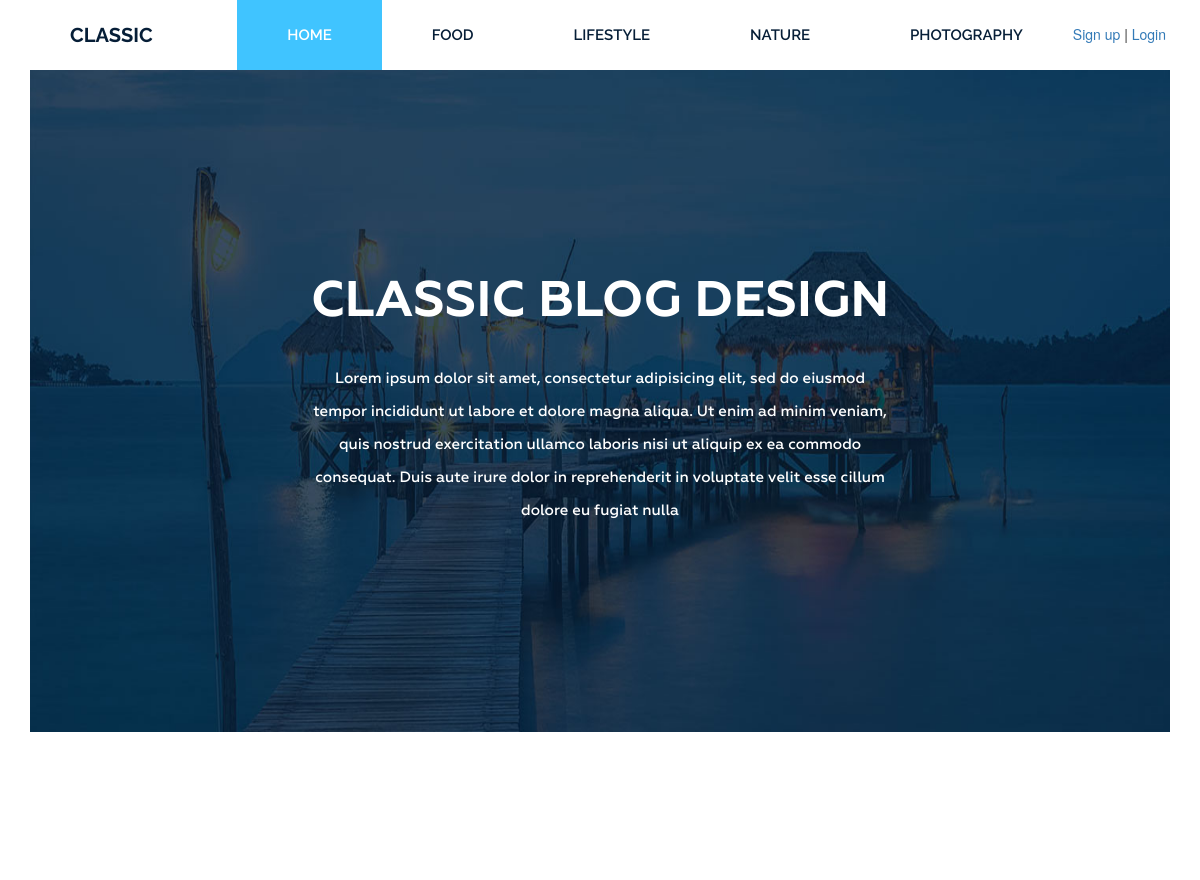
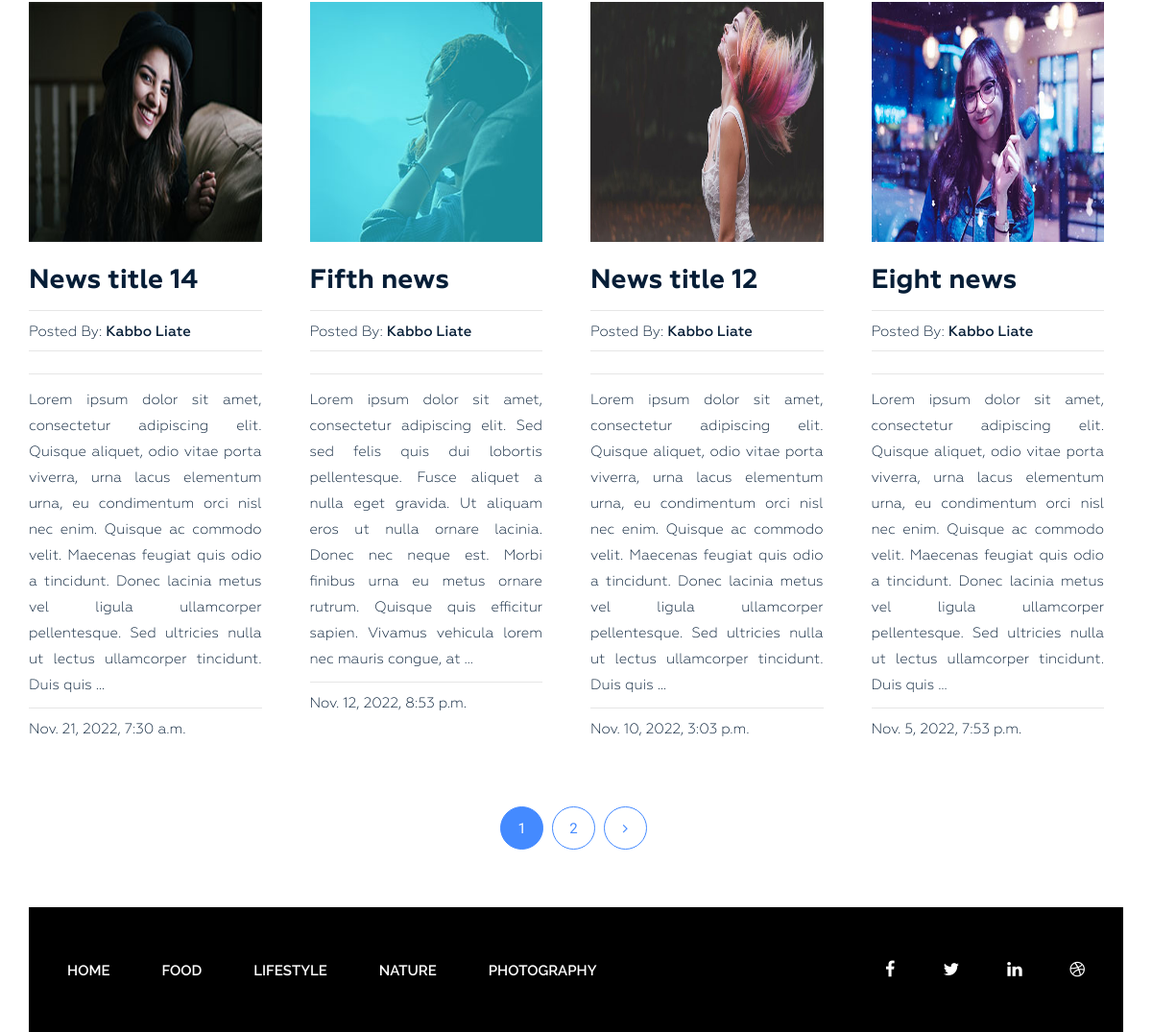
The app's page /category/food/ with its own data (2 pictures, top to bottom).
### blog/models.py (models this page shows, shortened)
class Category(models.Model):
    title = models.CharField(max_length=150, verbose_name='Название')
    slug = models.CharField(max_length=100, unique=True, verbose_name='category_url_slug')
    def __str__(self):
        return self.title
    def get_absolute_url(self):
        return reverse('category', kwargs={'slug': self.slug})
    class Meta:
        ordering = ['title']

class Post(models.Model):
    title = models.CharField(max_length=150, verbose_name='Название')
    slug = models.CharField(max_length=100, unique=True, verbose_name='Url slug')
    content = models.TextField(verbose_name='Контент')
    created_at = models.DateTimeField(auto_now_add=True, verbose_name='Дата добавления')
    updated_at = models.DateTimeField(auto_now=True, verbose_name='Дата обновления')
    posted_by = models.CharField(max_length=100, verbose_name='Кем добавлено')
    photo = models.ImageField(upload_to='photos/%Y/%m/%d', verbose_name='Фото', blank=True)
    views = models.IntegerField(default=0)
    category = models.ForeignKey('Category', on_delete=models.PROTECT, verbose_name='Категория')
    tag = models.ManyToManyField('Tags', verbose_name='Тэг', blank=True)
    comment = models.ForeignKey('Comment', verbose_name='Комментарий', on_delete=models.CASCADE, null=True, blank=True)
    def get_absolute_url(self):
        return reverse('single_news', kwargs={'slug': self.slug})
    class Meta:
        ordering = ['-created_at']

### blog/views.py (the view)
# urls.py: path('category/<str:slug>/', cache_page(60)(GetCategory.as_view()), name='category'),
class GetCategory(ListView):
    model = Post
    template_name = 'blog/category.html'
    context_object_name = 'post'
    paginate_by = 4
    def get_context_data(self, *, object_list=None, **kwargs):
        context = super().get_context_data(**kwargs)
        context['title'] = Category.objects.get(slug=self.kwargs['slug'])
        return context
    def get_queryset(self):
        return Post.objects.filter(category__slug=self.kwargs['slug'])

### blog/templatetags/blog_tags.py (called while the page is built)
@register.simple_tag()
def get_categories():
    return Category.objects.all()

### blog/templates/blog/category.html (shortened to what this page needs)
{% extends 'base.html' %}
{% load static %}
{% block header %}
{% include 'inc/_header.html' %}
{% endblock %}
{% block content %}
<section class="bg-text-area">
            <div class="container">
                <div class="row">
                    <div class="col-md-12">
                        <div class="bg-text">
                            <h3>Classic BLOG Design</h3>
                            <p>Lorem ipsum dolor sit amet, consectetur adipisicing elit, sed do eiusmod tempor incididunt ut labore et dolore magna aliqua. Ut enim ad minim veniam, quis nostrud exercitation ullamco laboris nisi ut aliquip ex ea commodo consequat. Duis aute irure dolor in reprehenderit in voluptate velit esse cillum dolore eu fugiat nulla </p>
                        </div>
                    </div>
                </div>
            </div>
        </section>
<section class="blog-post-area">
            <div class="container">
                <div class="row">
                            {% for item in post %}
                            <div class="col-md-3">
                                <div class="single-post">
                                    <img src="{{ item.photo.url }}" class="card-img" alt="">
                                    <h3><a href="{{ item.get_absolute_url }}">{{ item.title }}</a></h3>
                                    <h4><span>Posted By: <span class="author-name"> {{ item.posted_by }}</span></span>
                                    </h4>
                                    <p>{{ item.content|safe|truncatewords:50 }}</p>
                                    <h4><span>{{ item.created_at }}</span></h4>
                                </div>
                            </div>
                            {% endfor %}
                    </div>
            </div>
{% block pagination %}
{% include 'inc/_pagination.html' %}
{% endblock %}
</section>
{% endblock %}
{% block footer %}
{% include 'inc/_footer.html' %}
{% endblock %}

### templates/inc/_header.html
{% load blog_tags %}
        <header class="header">
            <div class="container">
                <div class="row">
                    <div class="col-md-2">
                        <div class="logo">
                            <h2><a href="{% url 'home' %}">Classic</a></h2>
                        </div>
                    </div>
                    <div class="col-md-10">
                        <div class="menu">
                            <ul>
                                <li class="active"><a href="{% url 'home' %}">Home</a></li>
                                {% get_categories as categories %}
                                {% for item in categories %}
                                <li><a href="{{ item.get_absolute_url }}">{{ item.title }}</a></li>
                                {% endfor %}
                                {% if request.user.is_authenticated %}
                                Welcome, {{ user.username }}! | <a href="{% url 'logout' %}"> Logout </a>
                                {% else %}
                                <a href="{% url 'registration' %}">Sign up</a> | <a href="{% url 'login' %}">Login</a>
                                {% endif %}
                            </ul>
                        </div>
                    </div>
                </div>
            </div>
        </header>

### templates/inc/_footer.html
{% load blog_tags %}
<footer class="footer">
    <div class="container">
        <div class="row">
            <div class="col-md-12">
                <div class="footer-bg">
                    <div class="row">
                        <div class="col-md-9">
                            <div class="footer-menu">
                                <ul>
                                    <li class="active"><a href="{% url 'home' %}">Home</a></li>
                                    {% get_categories as categories %}
                                    {% for item in categories %}
                                    <li><a href="{{ item.get_absolute_url }}">{{ item.title }}</a></li>
                                    {% endfor %}
                                </ul>
                            </div>
                        </div>
                        <div class="col-md-3">
                            <div class="footer-icon">
                                <p><a href="#"><i class="fa fa-facebook" aria-hidden="true"></i></a><a href="#"><i class="fa fa-twitter" aria-hidden="true"></i></a><a href="#"><i class="fa fa-linkedin" aria-hidden="true"></i></a><a href="#"><i class="fa fa-dribbble" aria-hidden="true"></i></a></p>
                            </div>
                        </div>
                    </div>
                </div>
            </div>
        </div>
    </div>
</footer>

### petBlog/static/style.css (style rules this page uses)
.wrapper header.header .logo h2 { margin: 0 0 0 40px; padding: 0; }
.wrapper header.header .logo h2 a { color: #061e37; font-family: "Raleway", sans-serif; font-size: 20px; font-weight: 700; text-decoration: none; line-height: 70px; padding: 22px 0; text-transform: uppercase; }
.wrapper header.header .menu { margin: 0 }
.wrapper header.header .menu ul { float: right; margin: 0; padding: 0; margin-right: 4px; }
.wrapper header.header .menu ul li { display: inline-block; list-style: outside none none; margin: 0 -4px 0 0; }
.wrapper header.header .menu ul li a { color: rgb(6, 30, 55); font-family: "Raleway", sans-serif; font-size: 15px; font-weight: 600; line-height: 70px; padding: 26px 50px; text-decoration: none; text-transform: uppercase; }
.wrapper header.header .menu ul li.active a { background: #40c4ff; color: #fff; }
.wrapper section.bg-text-area .bg-text { background-image: url(img/bg-iamges.jpg); background-size: 100% 100%; padding: 205px 280px; }
.wrapper section.bg-text-area .bg-text h3 { color: #fff; font-family: Geometria; font-size: 50px; font-weight: 700; text-align: center; text-transform: uppercase; margin: 0; }
.wrapper section.bg-text-area .bg-text p { color: #fff; font-family: Geometria; font-size: 15px; font-weight: 500; line-height: 33px; margin: 32px 0 0; text-align: center; }
section.blog-post-area { margin-top: 50px; }
section.blog-post-area img { width: 100%; }
section.blog-post-area .single-post { padding-right: 20px; margin: 100px 0px 0px; }
section.blog-post-area h4 span { font-family: Geometria; font-weight: 400; font-size: 15px; color: #061e37; text-decoration: none; }
section.blog-post-area h4 span.author-name { font-weight: 500; }
.blog-post-area .single-post h3 a { font-family: Geometria; font-size: 28px; font-weight: 700; text-decoration: none; color: #061e37; }
.blog-post-area .single-post p { color: #061e37; font-family: Geometria; font-size: 15px; font-weight: 400; line-height: 27px; padding-top: 14px; position: relative; text-align: justify; }
.blog-post-area .single-post h4 { margin-bottom: 12px; padding-top: 10px; position: relative; }
.blog-post-area .single-post h4::before { background: #e6e6e6 none repeat scroll 0 0; content: ""; height: 1px; position: absolute; top: 0; width: 100%; }
.blog-post-area .single-post p::before { background: #e6e6e6 none repeat scroll 0 0; content: ""; height: 1px; position: absolute; top: 0; width: 100%; }
.blog-post-area .single-post h3 { margin: 25px 0 15px; }
.wrapper footer.footer { height: 130px; }
.wrapper footer .footer-bg { background: #000 none repeat scroll 0 0; height: 130px; overflow: hidden; }
.wrapper footer.footer .footer-menu { margin: 0 }
.wrapper footer.footer .footer-menu ul { line-height: 130px; margin: 0; padding: 0; }
.wrapper footer.footer .footer-menu ul li { display: inline; list-style: outside none none; margin: 0; padding: 30px 0px; }
.wrapper footer.footer .footer-menu ul li a { color: #fff; font-family: "Raleway", sans-serif; font-size: 15px; font-weight: 600; line-height: 70px; margin-left: 40px; padding: 26px 10px 26px 0; text-decoration: none; text-transform: uppercase; }
.wrapper footer.footer .footer-icon p { float: right; line-height: 130px; }
.wrapper footer.footer .footer-icon p i { color: #fff; font-size: 18px; margin-right: 30px; padding: 10px; }

### templates/base.html (style rules this page uses)
.card-img { width: 300px; height: 250px; }
.wrapper footer.footer { height: 130px; }
.wrapper footer .footer-bg { background: #000 none repeat scroll 0 0; height: 130px; overflow: hidden; }
.wrapper footer.footer .footer-menu { margin: 0 }
.wrapper footer.footer .footer-menu ul { line-height: 130px; margin: 0; padding: 0; }
.wrapper footer.footer .footer-menu ul li { display: inline; list-style: outside none none; margin: 0; padding: 30px 0px; }
.wrapper footer.footer .footer-menu ul li a { color: #fff; font-family: "Raleway", sans-serif; font-size: 15px; font-weight: 600; line-height: 70px; margin-left: 40px; padding: 26px 10px 26px 0; text-decoration: none; text-transform: uppercase; }
.wrapper footer.footer .footer-icon p { float: right; line-height: 130px; }
.wrapper footer.footer .footer-icon p i { color: #fff; font-size: 18px; margin-right: 30px; padding: 10px; }

### records on screen
Category: title "FOOD"
Category: title "LIFESTYLE"
Category: title "NATURE"
Category: title "PHOTOGRAPHY"
Post: photo (picture), title "News title 14", posted_by "Kabbo Liate", content "Lorem ipsum dolor sit amet, consectetur adipiscing elit. Quisque aliquet, odio vitae porta viverra, urna lacus elementum urna, eu condimentum orci nisl nec enim. Quisque ac commodo velit. Maecenas feugiat quis odio a tincidunt. Donec lacinia metus vel ligula ullamcorper pellentesque. Sed ultricies nulla ut lectus ullamcorper tincidunt. Duis quis …", created_at "Nov. 21, 2022, 7:30 a.m."
Post: photo (picture), title "Fifth news", posted_by "Kabbo Liate", content "Lorem ipsum dolor sit amet, consectetur adipiscing elit. Sed sed felis quis dui lobortis pellentesque. Fusce aliquet a nulla eget gravida. Ut aliquam eros ut nulla ornare lacinia. Donec nec neque est. Morbi finibus urna eu metus ornare rutrum. Quisque quis efficitur sapien. Vivamus vehicula lorem nec mauris congue, at …", created_at "Nov. 12, 2022, 8:53 p.m."
Post: photo (picture), title "News title 12", posted_by "Kabbo Liate", content "Lorem ipsum dolor sit amet, consectetur adipiscing elit. Quisque aliquet, odio vitae porta viverra, urna lacus elementum urna, eu condimentum orci nisl nec enim. Quisque ac commodo velit. Maecenas feugiat quis odio a tincidunt. Donec lacinia metus vel ligula ullamcorper pellentesque. Sed ultricies nulla ut lectus ullamcorper tincidunt. Duis quis …", created_at "Nov. 10, 2022, 3:03 p.m."
Post: photo (picture), title "Eight news", posted_by "Kabbo Liate", content "Lorem ipsum dolor sit amet, consectetur adipiscing elit. Quisque aliquet, odio vitae porta viverra, urna lacus elementum urna, eu condimentum orci nisl nec enim. Quisque ac commodo velit. Maecenas feugiat quis odio a tincidunt. Donec lacinia metus vel ligula ullamcorper pellentesque. Sed ultricies nulla ut lectus ullamcorper tincidunt. Duis quis …", created_at "Nov. 5, 2022, 7:53 p.m."

### other values on screen
{{ item }} "1"
{{ item }} "2"
